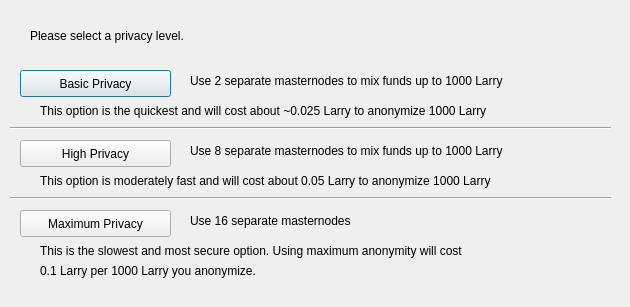
<?xml version="1.0" encoding="UTF-8"?>
<ui version="4.0">
 <class>DarksendConfig</class>
 <widget class="QDialog" name="DarksendConfig">
  <property name="geometry">
   <rect>
    <x>0</x>
    <y>0</y>
    <width>630</width>
    <height>307</height>
   </rect>
  </property>
  <property name="windowTitle">
   <string>Configure Darksend</string>
  </property>
  <widget class="QPushButton" name="buttonBasic">
   <property name="geometry">
    <rect>
     <x>20</x>
     <y>70</y>
     <width>151</width>
     <height>27</height>
    </rect>
   </property>
   <property name="text">
    <string>Basic Privacy</string>
   </property>
  </widget>
  <widget class="QPushButton" name="buttonHigh">
   <property name="geometry">
    <rect>
     <x>20</x>
     <y>140</y>
     <width>151</width>
     <height>27</height>
    </rect>
   </property>
   <property name="text">
    <string>High Privacy</string>
   </property>
  </widget>
  <widget class="QPushButton" name="buttonMax">
   <property name="geometry">
    <rect>
     <x>20</x>
     <y>210</y>
     <width>151</width>
     <height>27</height>
    </rect>
   </property>
   <property name="text">
    <string>Maximum Privacy</string>
   </property>
  </widget>
  <widget class="QLabel" name="label">
   <property name="geometry">
    <rect>
     <x>30</x>
     <y>20</y>
     <width>571</width>
     <height>31</height>
    </rect>
   </property>
   <property name="text">
    <string>Please select a privacy level.</string>
   </property>
  </widget>
  <widget class="QLabel" name="label_2">
   <property name="geometry">
    <rect>
     <x>190</x>
     <y>70</y>
     <width>421</width>
     <height>21</height>
    </rect>
   </property>
   <property name="text">
    <string>Use 2 separate masternodes to mix funds up to 1000 Larry</string>
   </property>
  </widget>
  <widget class="QLabel" name="label_3">
   <property name="geometry">
    <rect>
     <x>190</x>
     <y>140</y>
     <width>411</width>
     <height>21</height>
    </rect>
   </property>
   <property name="text">
    <string>Use 8 separate masternodes to mix funds up to 1000 Larry</string>
   </property>
  </widget>
  <widget class="QLabel" name="label_4">
   <property name="geometry">
    <rect>
     <x>190</x>
     <y>210</y>
     <width>421</width>
     <height>21</height>
    </rect>
   </property>
   <property name="text">
    <string>Use 16 separate masternodes</string>
   </property>
  </widget>
  <widget class="QLabel" name="label_6">
   <property name="geometry">
    <rect>
     <x>40</x>
     <y>100</y>
     <width>561</width>
     <height>21</height>
    </rect>
   </property>
   <property name="text">
    <string>This option is the quickest and will cost about ~0.025 Larry to anonymize 1000 Larry</string>
   </property>
  </widget>
  <widget class="QLabel" name="label_7">
   <property name="geometry">
    <rect>
     <x>40</x>
     <y>170</y>
     <width>561</width>
     <height>21</height>
    </rect>
   </property>
   <property name="text">
    <string>This option is moderately fast and will cost about 0.05 Larry to anonymize 1000 Larry</string>
   </property>
  </widget>
  <widget class="QLabel" name="label_8">
   <property name="geometry">
    <rect>
     <x>40</x>
     <y>240</y>
     <width>561</width>
     <height>21</height>
    </rect>
   </property>
   <property name="text">
    <string>This is the slowest and most secure option. Using maximum anonymity will cost</string>
   </property>
  </widget>
  <widget class="QLabel" name="label_9">
   <property name="geometry">
    <rect>
     <x>40</x>
     <y>260</y>
     <width>561</width>
     <height>21</height>
    </rect>
   </property>
   <property name="text">
    <string>0.1 Larry per 1000 Larry you anonymize.</string>
   </property>
  </widget>
  <widget class="Line" name="line">
   <property name="geometry">
    <rect>
     <x>10</x>
     <y>120</y>
     <width>601</width>
     <height>16</height>
    </rect>
   </property>
   <property name="orientation">
    <enum>Qt::Horizontal</enum>
   </property>
  </widget>
  <widget class="Line" name="line_2">
   <property name="geometry">
    <rect>
     <x>10</x>
     <y>190</y>
     <width>601</width>
     <height>16</height>
    </rect>
   </property>
   <property name="orientation">
    <enum>Qt::Horizontal</enum>
   </property>
  </widget>
 </widget>
 <resources/>
 <connections/>
</ui>
